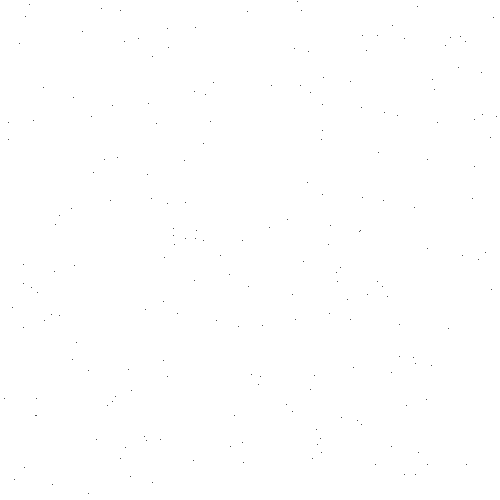
Frame 1 (no input)
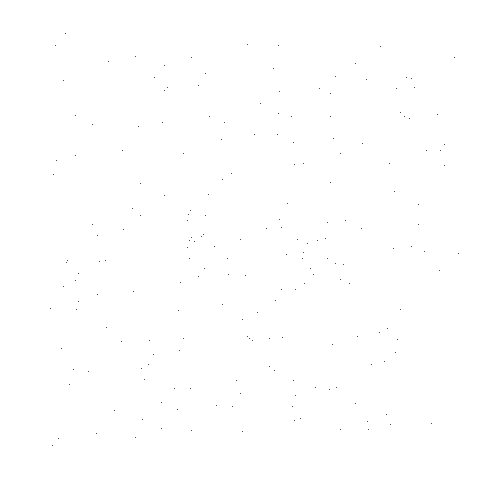
Frame 60 (the mouse pressed at the canvas centre just before this capture)
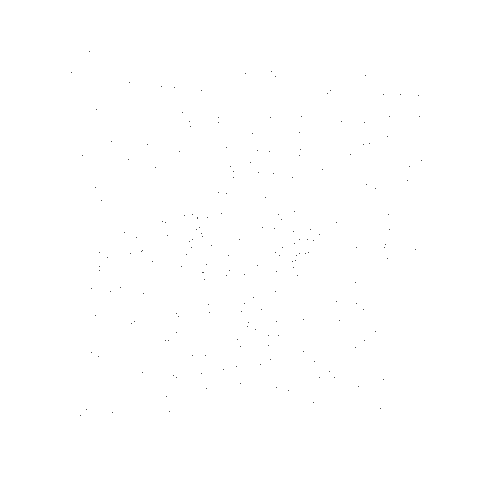
Frame 120 (the mouse held since frame 60 and released just before this capture)

The Processing sketch that drew these frames (run headless with seeded random() and noise(); from frame 60 on, the mouse is pressed at the canvas centre):

// Processing sketch: sketch_171202e
// ── sketch_171202e.pde
// Particle Swarm Optimization
int numParticles = 200;
int iteration = 0;
float dimension = 500;
Swarm mySwarm = new Swarm();
 
void setup() {
  background(255);
  fill(0);
  size(500,500);
  smooth();
}
 
void draw() {
  background(255); // remove for trails
  mySwarm.run();
  if ((iteration++ % 10) == 0) mySwarm.showGlobalBest();
}

class Particle {
 
  float locX, locY;
  float velX = 0.0, velY = 0.0;
  float fitness = 0.0;
  float bestFitness = -10.0;
  float pbestX = 0.0, pbestY = 0.0; // Best particle solution
  float vMax = 10.0; // Max velocity
  float dt = 0.1;    // Used to constrain changes to each particle
 
  Particle() {
    locX = random( dimension );
    locY = random( dimension );
  }
 
  void calculateFitness() {
    // Clip the particles
    if ((locX < 0) || (locX > dimension) || 
        (locY < 0) || (locY > dimension)) fitness = 0;
    else {
      // Calculate fitness based on the sombrero function.
      float x = locX - (dimension / 2);
      float y = locY - (dimension / 2);
      float r = sqrt( (x*x) + (y*y) );
      fitness = (sin(r)/r);
    }
  
    // Maintain the best particle solution
    if (fitness > bestFitness) {
      pbestX = locX; pbestY = locY;
      bestFitness = fitness;
    }
  }
   
  void update( float gbestX, float gbestY, float c1, float c2 ) {
    // Calculate particle.x velocity and new location
    velX = velX + (c1 * random(1) * (gbestX - locX)) + 
                  (c2 * random(1) * (pbestX - locX));
    if (velX > vMax) velX = vMax;
    if (velX < -vMax) velX = -vMax;
    locX = locX + velX*dt;
 
    // Calculate particle.y velocity and new location
    velY = velY + (c1 * random(1) * (gbestY - locY)) + 
                  (c2 * random(1) * (pbestY - locY));
    if (velY > vMax) velY = vMax;
    if (velY < -vMax) velY = -vMax;
    locY = locY + velY*dt;
  }
   
  void show() {
    point( (int)locX, (int)locY);
  }
   
  float pFitness() {
    return fitness;
  }
   
  float xLocation() {
    return locX;
  }
   
  float yLocation() {
    return locY;
  }
 
}

class Swarm {
 
  float gbestX = 0.0, gbestY = 0.0;   // Global best solution
  float c1 = 0.1, c2 = 2.0;           // Learning factors
 
  Particle swarm[];
 
  Swarm() {
    swarm = new Particle[numParticles];
    for (int i = 0 ; i < numParticles ; i++) {
      swarm[i] = new Particle();
    }
  }
   
  void run() {
    // Calculate each particle's fitness
    for (int i = 0 ; i < numParticles ; i++) {
      swarm[i].calculateFitness();
    }
     
    findGlobalBest();
     
    // Update each particle and display it.
    for (int i = 0 ; i < numParticles ; i++) {
      swarm[i].update( gbestX, gbestY, c1, c2 );
      swarm[i].show();
    }
  }
   
  void findGlobalBest() {
    float fitness = -10.0;
    for (int i = 0 ; i < numParticles ; i++) {
      if (swarm[i].pFitness() > fitness) {
        gbestX = swarm[i].xLocation(); gbestY = swarm[i].yLocation();
        fitness = swarm[i].pFitness();
      }
    }
  }
   
  void showGlobalBest() {
    println("Best Particle Result: " + gbestX + " " + gbestY);
  }
   
}
